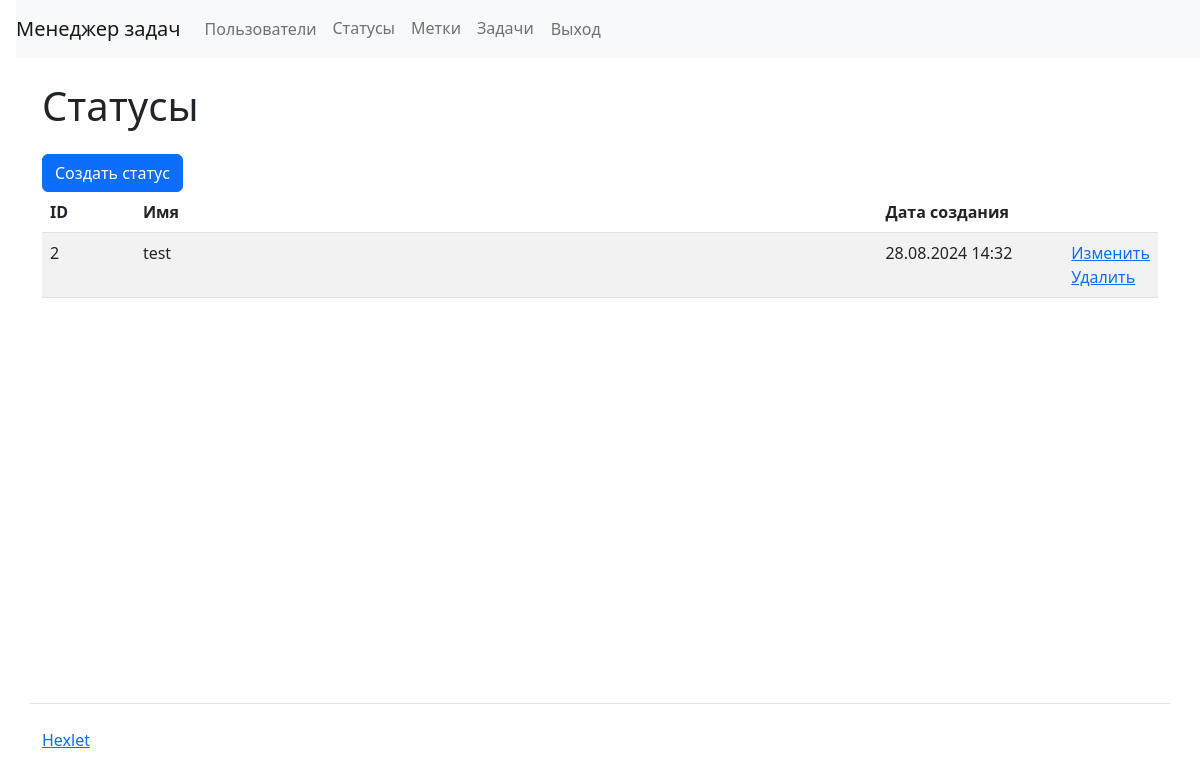
The app's page /statuses/ (signed in) with its own data.
### task_manager/statuses/models.py (models this page shows, shortened)
class Status(models.Model):
    name = models.CharField(max_length=150, unique=True)
    created_at = models.DateTimeField(auto_now_add=True)
    updated_at = models.DateTimeField(auto_now=True)

### task_manager/statuses/views.py (the view)
# urls.py: path('', StatusListView.as_view(),
class StatusListView(AuthRequiredMixin, ListView):
    model = Status
    context_object_name = 'statuses'
    template_name = 'statuses/status_list.html'

### task_manager/tools.py (called while the page is built)
    def dispatch(self, request, *args, **kwargs):
        if not request.user.is_authenticated:
            messages.error(
                request, _("You are not logged in! Please sign in."),
                extra_tags='danger')
            return redirect('login')
        return super().dispatch(request, *args, **kwargs)

### task_manager/templates/statuses/status_list.html (shortened to what this page needs)
{% extends "main.html" %}
{% load i18n %}
{% block content %}
<div class="container wrapper flex-grow-1">
      <h1 class="my-4">
{% trans "Statuses" %}
      </h1>
<a href="{% url 'statuses:statuses_create' %}" class="btn btn-primary">{% trans "Create status" %}</a>
<table class="table table-striped">
<thead>
  <tr>
    <th class="col-1">ID</th>
    <th class="col-8 wide-column">{% trans "Name" %}</th>
    <th class="col-2">{% trans "Created at" %}</th>
    <th class="col-1"></th>
  </tr>
</thead>
  <tbody>
    {% for status in statuses %}
      <tr>
        <td>{{ status.id }}</td>
        <td>{{ status.name }}</td>
        <td>{{ status.created_at|date:"d.m.Y H:i" }}</td>
        <td>
          <a href="{% url 'statuses:statuses_update' status.pk %}">{% trans "Edit" %}</a>
          <br>
           <a href="{% url 'statuses:statuses_delete' status.pk %}">{% trans "Delete" %}</a>
        </td>
      </tr>
   {% endfor %}
        </tbody>
</table>
    </div>
{% endblock %}

### records on screen
Status: id "2", name "test", created_at "28.08.2024 14:32"
